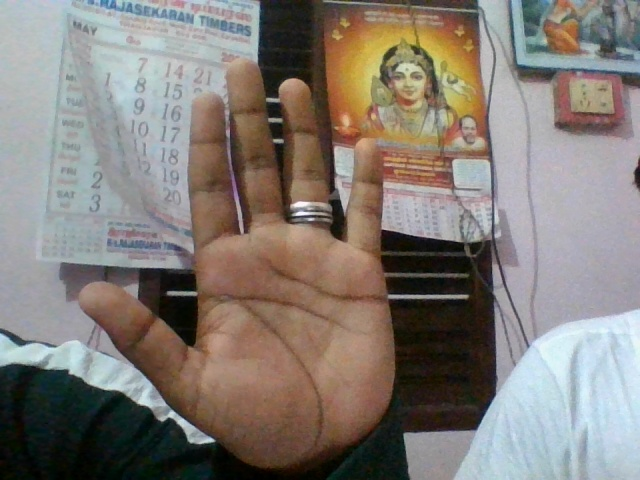
#> input picture wireless-Music-control-using-Hand-Gesture-Recognition-main/hand_gesture.jpg, 640 x 480 px
$ python Data_preprocessing.py
#> lines starting #> are read from the running program, lines starting #| are printed output that depends on the picture
import cv2
import numpy as np

# load the image
image = cv2.imread('hand_gesture.jpg')
#> image is the input picture: shape (480, 640, 3); mean B, G, R 118.1, 124.4, 131.6

# resize the image to 64x64 pixels
image = cv2.resize(image, (64, 64))
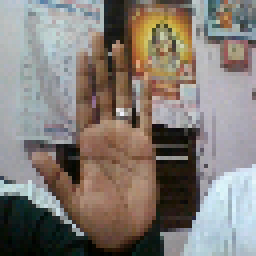
#> image: shape (64, 64, 3) (shown 4 times larger); mean B, G, R 118.2, 124.4, 131.6

# convert the image to grayscale
gray = cv2.cvtColor(image, cv2.COLOR_BGR2GRAY)
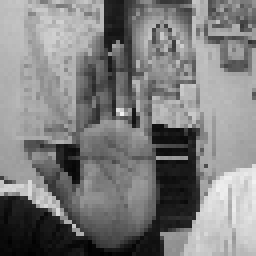
#> gray: shape (64, 64) (shown 4 times larger); min 0, max 241, mean 125.8

# normalize the pixel values
gray = gray / 255.0

# reshape the image to a 4D tensor with shape (1, 64, 64, 1)
image = np.reshape(gray, (1, 64, 64, 1))

#Saved Grayscale
print('Converted to Grayscale...........!!!!!!!!')
